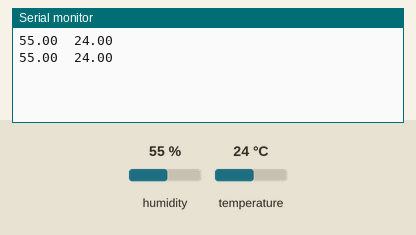
Recording of a sketch running on a simulated Arduino Uno, built with avr-gcc and run on an emulated ATmega328P. On the bench: the last lines printed to the serial monitor. Inputs (shaded band) come from the test bench; at power-on: humidity 55 %, temperature 24 °C.

Above: at 4.8 s.
4.9 s: humidity set to 22 %
At 6.5 s:
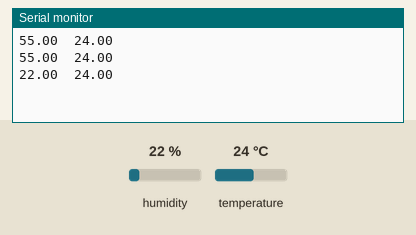
7.9 s: temperature set to 12 °C
At 8.9 s:
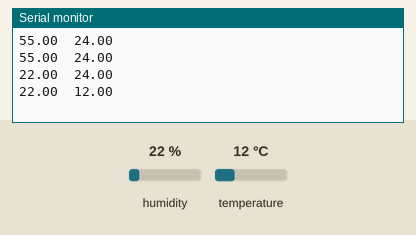
10.9 s: humidity set to 40 %
At 12.5 s:
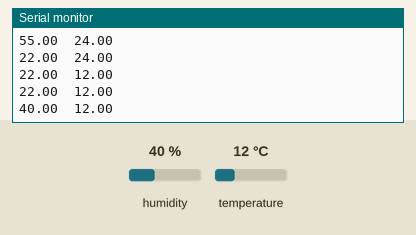
Timing chart, 0 to 14.0 s (numbered marks = the images above; inputs shaded):
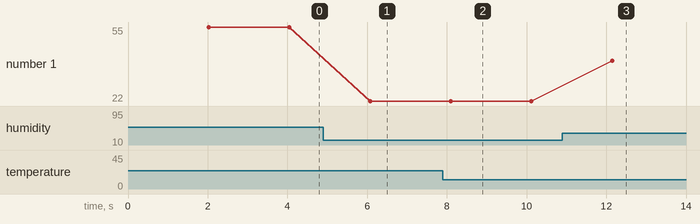

Measured:
- after the input at 4.9 s, the serial monitor: prints a new line after 1.2 s (image 1)
- after the input at 7.9 s, the serial monitor: prints a new line after 0.20 s (image 2)
- after the input at 10.9 s, the serial monitor: prints a new line after 1.2 s (image 3)
- plotted number 1: 55 → 22 after the input at 4.9 s, 22 → 40 after the input at 10.9 s

The sketch:

humidity.ino
```cpp
#include "DHT.h"
#define DHTPIN 2 // Тот самый номер пина, о котором упоминалось выше
DHT dht(DHTPIN, DHT11);
;
void setup() {
  Serial.begin(9600);
  dht.begin();
}
void loop() {
  delay(2000); // 2 секунды задержки
  float h = dht.readHumidity(); //Измеряем влажность
  float t = dht.readTemperature(); //Измеряем температуру
  if (isnan(h) || isnan(t)) {  // Проверка. Если не удается считать показания, выводится «Ошибка считывания», и программа завершает работу
    Serial.println("Ошибка считывания");
    return;
  }
  //Serial.print("Влажность: ");
  Serial.print(h);
  Serial.print("\t");
  Serial.print(t);
  Serial.print("\n");
  //Serial.print("Температура: ");
  //Serial.print(t);
  //Serial.println(" *C "); //Вывод показателей на экран
}
```
